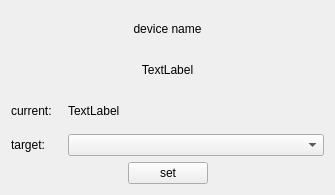
<?xml version="1.0" encoding="UTF-8"?>
<ui version="4.0">
 <class>selectionSw</class>
 <widget class="QWidget" name="selectionSw">
  <property name="geometry">
   <rect>
    <x>0</x>
    <y>0</y>
    <width>335</width>
    <height>195</height>
   </rect>
  </property>
  <property name="windowTitle">
   <string>Form</string>
  </property>
  <layout class="QGridLayout" name="gridLayout">
   <item row="0" column="0">
    <layout class="QVBoxLayout" name="verticalLayout" stretch="1,1,1,1,1">
     <item>
      <widget class="QLabel" name="device">
       <property name="text">
        <string>device name</string>
       </property>
       <property name="alignment">
        <set>Qt::AlignCenter</set>
       </property>
      </widget>
     </item>
     <item>
      <widget class="QLabel" name="property">
       <property name="text">
        <string>TextLabel</string>
       </property>
       <property name="alignment">
        <set>Qt::AlignCenter</set>
       </property>
      </widget>
     </item>
     <item>
      <layout class="QHBoxLayout" name="horizontalLayout_2" stretch="1,5">
       <item>
        <widget class="QLabel" name="lab_current">
         <property name="text">
          <string>current:</string>
         </property>
        </widget>
       </item>
       <item>
        <widget class="xqt::statusLabel" name="current">
         <property name="text">
          <string>TextLabel</string>
         </property>
         <property name="alignment">
          <set>Qt::AlignLeading|Qt::AlignLeft|Qt::AlignVCenter</set>
         </property>
        </widget>
       </item>
      </layout>
     </item>
     <item>
      <layout class="QHBoxLayout" name="hl_comboBox" stretch="1,5">
       <item>
        <widget class="QLabel" name="lab_target">
         <property name="text">
          <string>target:</string>
         </property>
        </widget>
       </item>
       <item>
        <widget class="QComboBox" name="comboBox"/>
       </item>
      </layout>
     </item>
     <item>
      <layout class="QHBoxLayout" name="horizontalLayout">
       <item>
        <spacer name="horizontalSpacer">
         <property name="orientation">
          <enum>Qt::Horizontal</enum>
         </property>
         <property name="sizeHint" stdset="0">
          <size>
           <width>40</width>
           <height>20</height>
          </size>
         </property>
        </spacer>
       </item>
       <item>
        <widget class="QPushButton" name="button_set">
         <property name="text">
          <string>set</string>
         </property>
        </widget>
       </item>
       <item>
        <spacer name="horizontalSpacer_2">
         <property name="orientation">
          <enum>Qt::Horizontal</enum>
         </property>
         <property name="sizeHint" stdset="0">
          <size>
           <width>40</width>
           <height>20</height>
          </size>
         </property>
        </spacer>
       </item>
      </layout>
     </item>
    </layout>
   </item>
  </layout>
 </widget>
 <customwidgets>
  <customwidget>
   <class>xqt::statusLabel</class>
   <extends>QLabel</extends>
   <header>../xWidgets/statusLabel.hpp</header>
  </customwidget>
 </customwidgets>
 <resources/>
 <connections/>
</ui>
